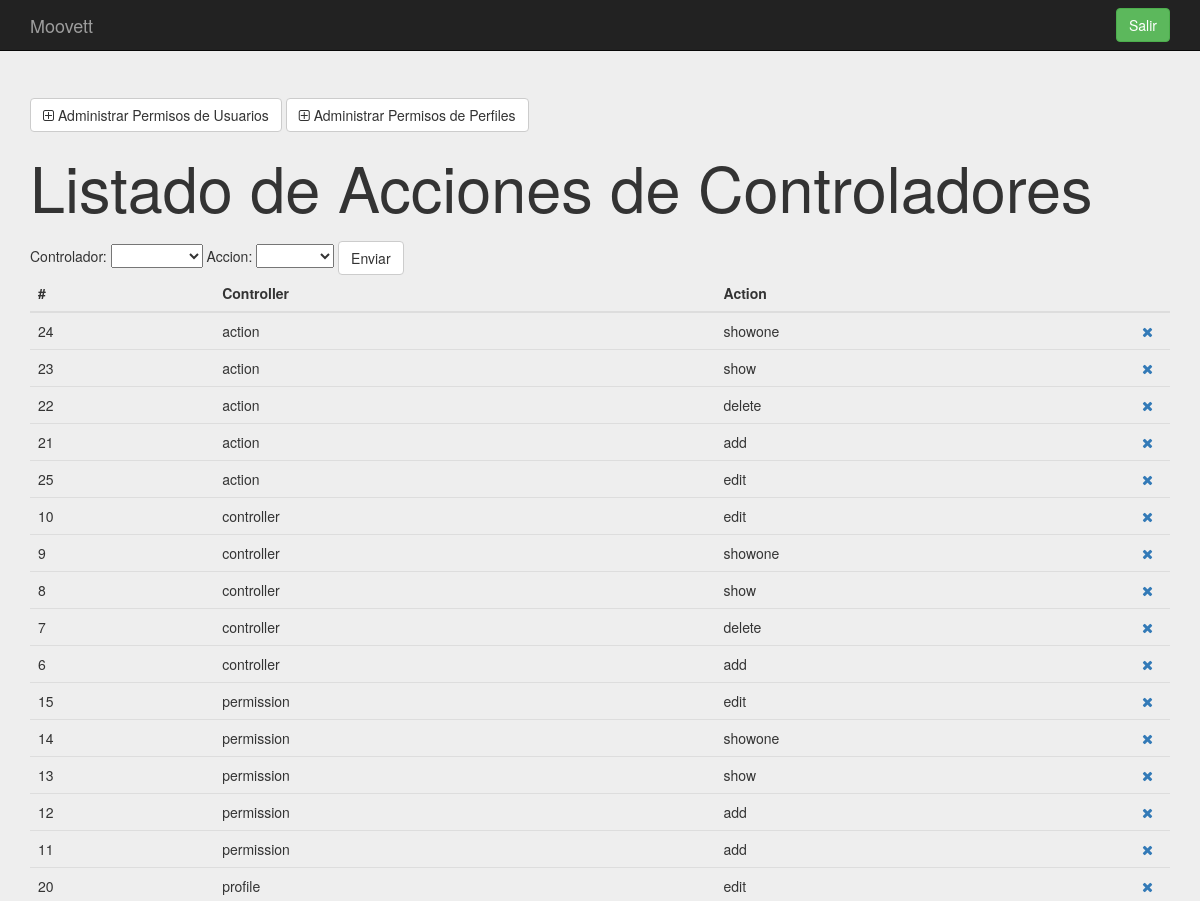
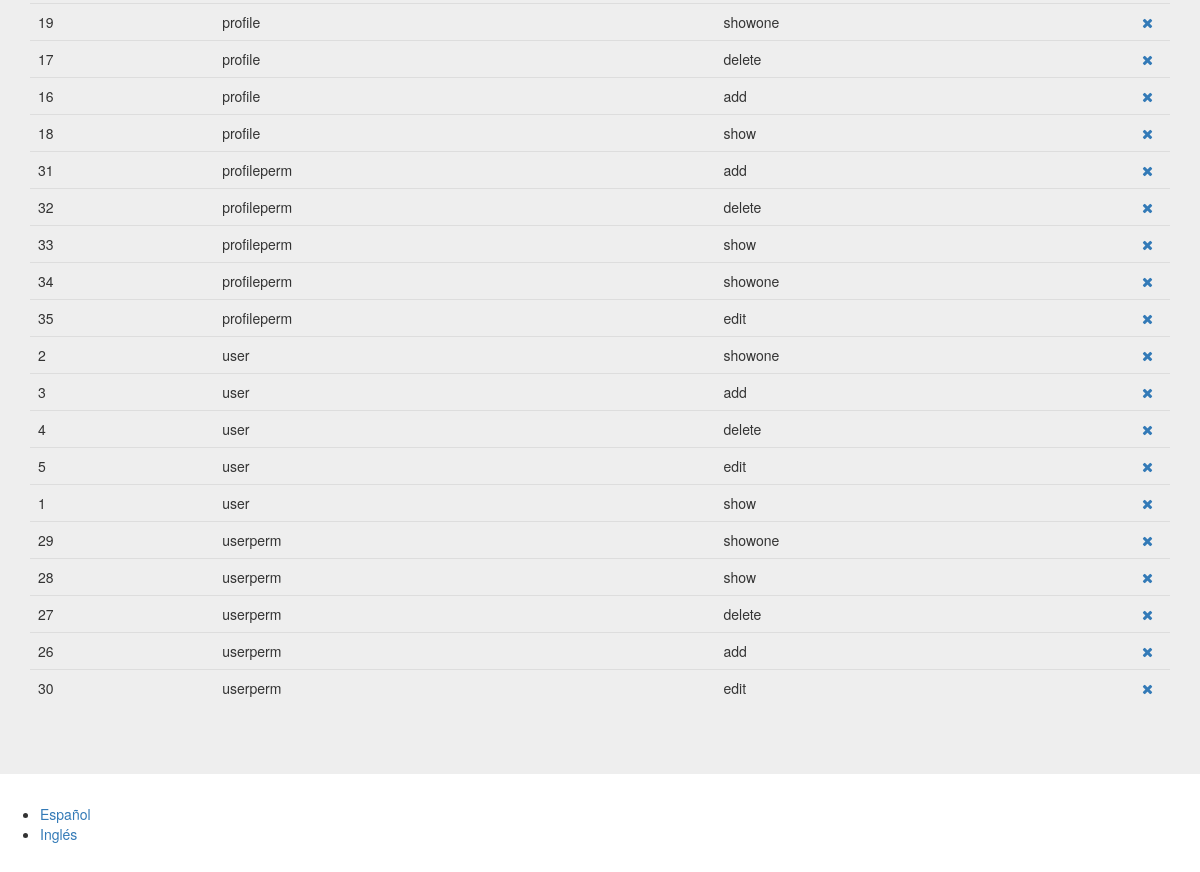
The app's page /index.php?controller=permission&action=show (signed in) with its own data (2 pictures, top to bottom).
### tables this page shows
CREATE TABLE `permission` (
`id` int(11) NOT NULL,
  `controller` varchar(25) NOT NULL,
  `action` varchar(25) NOT NULL
);

### core/ViewManager.php (called while the page is built, shortened)
<?php
class ViewManager {
    private $variables = array();
    public function setVariable($varname, $value, $flash=false) {
        $this->variables[$varname] = $value;
    }
    public function getVariable($varname, $default=NULL) {
        if (!isset($this->variables[$varname])) {
            return $default;
        }
        return $this->variables[$varname];
    }
    public function render($controller, $viewname) {
        include(__DIR__."/../Views/$controller/$viewname.php");
    }
    private static $viewmanager_singleton = NULL;
    public static function getInstance() {
        if (self::$viewmanager_singleton == null) {
            self::$viewmanager_singleton = new ViewManager();
        }
        return self::$viewmanager_singleton;
    }
}

### Controllers/PERMISSION_Controller.php (called while the page is built, shortened)
<?php
require_once(__DIR__."/../core/ViewManager.php");
require_once(__DIR__."/../core/I18n.php");
require_once(__DIR__."/../Models/Controller.php");
require_once(__DIR__."/../Models/CONTROLLER_Model.php");
require_once(__DIR__."/../Models/Action.php");
require_once(__DIR__."/../Models/ACTION_Model.php");
require_once(__DIR__."/../Models/Permission.php");
require_once(__DIR__."/../Models/PERMISSION_Model.php");
class PERMISSION_Controller extends BaseController {
    private $controllerMapper;
    private $actionMapper;
    private $permissionMapper;
    public function __construct() {
        $this->controllerMapper = new CONTROLLER_Model();
        $this->actionMapper = new ACTION_Model();
        $this->permissionMapper = new PERMISSION_Model();
        $this->view->setLayout("default");
    }
    public function show(){
        $permissions = $this->permissionMapper->fetch_all();
        $controllers = $this->controllerMapper->fetch_all();
        $actions = $this->actionMapper->fetch_all();
        $this->view->setVariable("permissions", $permissions);
        $this->view->setVariable("controllers", $controllers);
        $this->view->setVariable("actions", $actions);
        $this->view->render("permission", "PERMISSION_SHOW_Vista");
    }
}

### index.php (called while the page is built, shortened)
<?php
function run() {
    try{
        $controller = loadController($_GET["controller"]);
        $actionName = $_GET["action"];
        $controller->$actionName();
    } catch(Exception $ex) {
        die($ex->getMessage());
  }
}
function loadController($controllerName) {
    return new $controllerClassName();
}
run();
?>

### core/I18n.php (called while the page is built, shortened)
<?php
class I18n {
  private $messages;
  public function setLanguage($language) {
    $this->messages = $i18n_messages;
  }
  public function i18n($key) {
    if (isset($this->messages[$key])){
      return $this->messages[$key];
    }else{
      return $key;
    }
  }
  private static $i18n_singleton = null;
  public static function getInstance() {
    if (self::$i18n_singleton == NULL) {
      self::$i18n_singleton = new I18n();
    }
    return self::$i18n_singleton;
  }
}
function i18n($key) {
  return I18n::getInstance()->i18n($key);
}

### Models/Controller.php (called while the page is built, shortened)
<?php
class Controller {
    private $controllerName;
    public function __construct($id=NULL, $controllerName=NULL, $action=NULL) {
        $this->controllerName = $controllerName;
    }
    public function getControllerName() {
        return $this->controllerName;
    }
}

### Models/CONTROLLER_Model.php (called while the page is built, shortened)
<?php
require_once(__DIR__."/../core/PDOConnection.php");
class CONTROLLER_Model {
    private $db;
    public function __construct() {
        $this->db = PDOConnection::getInstance();
    }
    public function fetch_all(){
        $sql = $this->db->prepare("SELECT * FROM controller ORDER BY controllername");
        $sql->execute();
        $controllers_db = $sql->fetchAll(PDO::FETCH_ASSOC);
        $controllers = array();
        foreach ($controllers_db as $controller) {
            array_push($controllers, new Controller($controller["id"], $controller["controllername"]));
        }
        return $controllers;
    }
}

### core/PDOConnection.php (called while the page is built)
<?php
class PDOConnection {
    private static $dbhost = "127.0.0.1";
    private static $dbname = "iu_web";
    private static $dbuser = "root";
    private static $dbpass = "iu";
    private static $db_singleton = null;
    public static function getInstance() {
        if (self::$db_singleton == null) {
            self::$db_singleton = new PDO(
                "mysql:host=".self::$dbhost.";dbname=".self::$dbname.";charset=utf8",
                self::$dbuser,
                self::$dbpass,
                array(
                    PDO::ATTR_EMULATE_PREPARES => false,
                    PDO::ATTR_ERRMODE => PDO::ERRMODE_EXCEPTION
                )
            );
        }
        return self::$db_singleton;
    }
}
?>

### Models/Action.php (called while the page is built, shortened)
<?php
class Action {
    private $actionName;
    public function __construct($id=NULL, $actionName=NULL) {
        $this->actionName = $actionName;
    }
    public function getActionName() {
        return $this->actionName;
    }
}

### Models/ACTION_Model.php (called while the page is built, shortened)
<?php
require_once(__DIR__."/../core/PDOConnection.php");
class ACTION_Model {
    private $db;
    public function __construct() {
        $this->db = PDOConnection::getInstance();
    }
    public function fetch_all(){
        $sql = $this->db->prepare("SELECT * FROM action ORDER BY actionname");
        $sql->execute();
        $actions_db = $sql->fetchAll(PDO::FETCH_ASSOC);
        $actions = array();
        foreach ($actions_db as $action) {
            array_push($actions, new Action($action["id"], $action["actionname"]));
        }
        return $actions;
    }
}

### Models/Permission.php (called while the page is built, shortened)
<?php
class Permission {
    private $id;
    private $controller;
    private $action;
    public function __construct($id=NULL, $controller=NULL, $action=NULL) {
        $this->id = $id;
        $this->controller = $controller;
        $this->action = $action;
    }
    public function getID() {
        return $this->id;
    }
    public function getController() {
        return $this->controller;
    }
    public function getAction() {
        return $this->action;
    }
}

### Models/PERMISSION_Model.php (called while the page is built, shortened)
<?php
require_once(__DIR__."/../core/PDOConnection.php");
class PERMISSION_Model {
    private $db;
    public function __construct() {
        $this->db = PDOConnection::getInstance();
    }
    public function fetch_all(){
        $sql = $this->db->prepare("SELECT * FROM permission ORDER BY controller");
        $sql->execute();
        $permissions_db = $sql->fetchAll(PDO::FETCH_ASSOC);
        $permissions = array();
        foreach ($permissions_db as $permission) {
            array_push($permissions, new Permission($permission["id"], $permission["controller"], $permission["action"]));
        }
        return $permissions;
    }
}

### Views/permission/PERMISSION_SHOW_Vista.php (the view, shortened to what this page needs)
<?php
require_once(__DIR__."/../../core/ViewManager.php");
$view = ViewManager::getInstance();
$view->setVariable("title", "Manage Permissions");
$permissions = $view->getVariable("permissions");
$controllers = $view->getVariable("controllers");
$actions = $view->getVariable("actions");
?>
<div class="jumbotron">
    <div class="container">
            <a href="index.php?controller=userperm&amp;action=show" class="btn btn-default"><i class="fa fa-plus-square-o" aria-hidden="true"></i> <?= i18n("Manage User Permissions")?></a>
            <a href="index.php?controller=profileperm&amp;action=show" class="btn btn-default"><i class="fa fa-plus-square-o" aria-hidden="true"></i> <?= i18n("Manage Profile Permissions")?></a>
        <h1><?= i18n("List of Controller Actions")?></h1>
        <form class="top-buffer" action="index.php?controller=permission&amp;action=add" method="POST">
        <?= i18n("Controller") ?>: <select name="controller">
        <option value="" selected></option>
        <?php foreach($controllers as $controller) {?>
            <option value="<?= $controller->getControllerName()?>"><?= $controller->getControllerName()?></option>
        <?php }?>
        </select>
        <?= i18n("Action") ?>: <select name="action">
        <option value="" selected></option>
        <?php foreach($actions as $action) {?>
            <option value="<?= $action->getActionName()?>"><?= $action->getActionName()?></option>
        <?php }?>
        </select>
	       <button type="submit" name="submit" value="submit" class="btn btn-default"><?= i18n("Submit") ?></button>
        </form>
<table class="table">
      <thead>
        <tr>
          <th>#</th>
          <th>Controller</th>
          <th>Action</th>
          <th style="width: 36px;"></th>
        </tr>
      </thead>
      <tbody>
	  <?php foreach($permissions as $permission){ ?>
          <tr>
	      <td><?php echo $permission->getID(); ?></td>
          <td><?php echo $permission->getController(); ?></td>
          <td><?php echo $permission->getAction(); ?></td>
          <td>
              <a href="index.php?controller=permission&action=delete&amp;id=<?php echo $permission->getID();  ?>" role="button" data-toggle="modal"><i class="fa fa-times" aria-hidden="true"></i></a>
          </td>
        </tr>
	<?php } ?>
      </tbody>
</table>
    </div>
</div>

### css/style.css (style rules this page uses)
body { padding-top: 50px; padding-bottom: 20px; }
.top-buffer { margin-top:20px; }

### records on screen
permission: id "24", controller "action", action "showone"
permission: id "23", controller "action", action "show"
permission: id "22", controller "action", action "delete"
permission: id "21", controller "action", action "add"
permission: id "25", controller "action", action "edit"
permission: id "10", controller "controller", action "edit"
permission: id "9", controller "controller", action "showone"
permission: id "8", controller "controller", action "show"
permission: id "7", controller "controller", action "delete"
permission: id "6", controller "controller", action "add"
permission: id "15", controller "permission", action "edit"
permission: id "14", controller "permission", action "showone"
permission: id "13", controller "permission", action "show"
permission: id "12", controller "permission", action "add"
permission: id "11", controller "permission", action "add"
permission: id "20", controller "profile", action "edit"
permission: id "19", controller "profile", action "showone"
permission: id "17", controller "profile", action "delete"
permission: id "16", controller "profile", action "add"
permission: id "18", controller "profile", action "show"
permission: id "31", controller "profileperm", action "add"
permission: id "32", controller "profileperm", action "delete"
permission: id "33", controller "profileperm", action "show"
permission: id "34", controller "profileperm", action "showone"
permission: id "35", controller "profileperm", action "edit"
permission: id "2", controller "user", action "showone"
permission: id "3", controller "user", action "add"
permission: id "4", controller "user", action "delete"
permission: id "5", controller "user", action "edit"
permission: id "1", controller "user", action "show"
permission: id "29", controller "userperm", action "showone"
permission: id "28", controller "userperm", action "show"
permission: id "27", controller "userperm", action "delete"
permission: id "26", controller "userperm", action "add"
permission: id "30", controller "userperm", action "edit"

### other values on screen
i18n("Logout") "Salir"
i18n("Manage User Permissions") "Administrar Permisos de Usuarios"
i18n("Manage Profile Permissions") "Administrar Permisos de Perfiles"
i18n("List of Controller Actions") "Listado de Acciones de Controladores"
i18n("Controller") "Controlador"
i18n("Action") "Accion"
i18n("Submit") "Enviar"
i18n("Spanish") "Español"
i18n("English") "Inglés"
